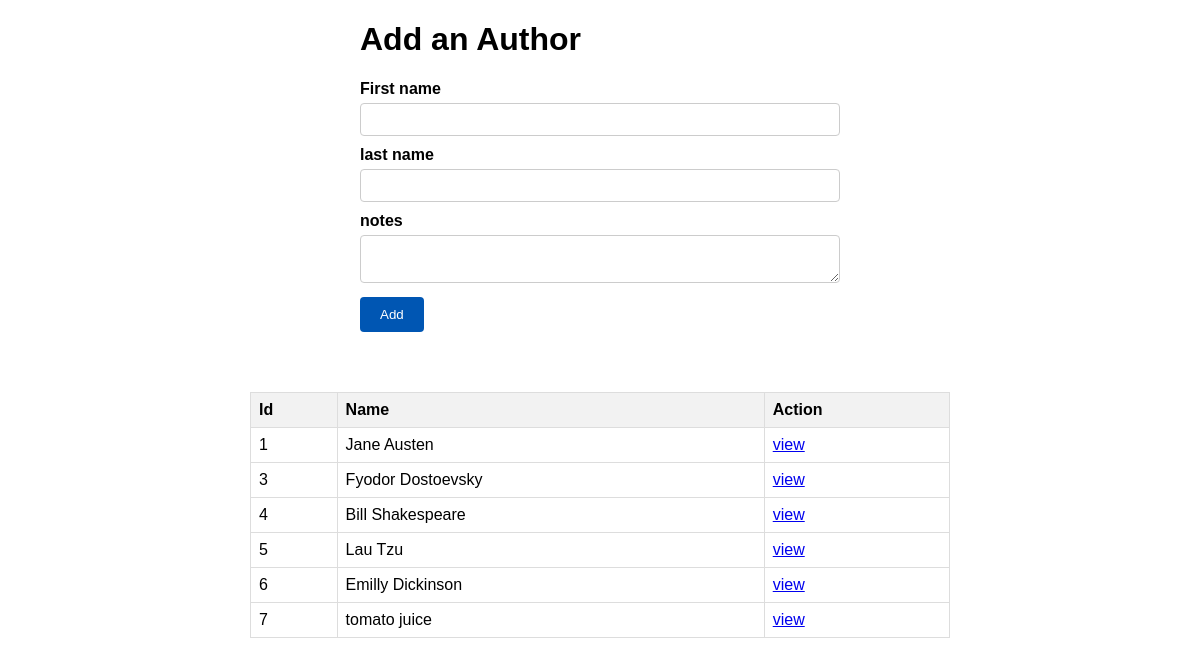
The app's page /authors with its own data.
### book_authors_app/models.py (models this page shows)
class Author(models.Model):
	first_name = models.CharField(max_length=255)
	last_name = models.CharField(max_length=255)
	books = models.ManyToManyField(Book, related_name="Authors")
	notes = models.TextField()
	created_at = models.DateTimeField(auto_now_add=True)
	updated_at = models.DateTimeField(auto_now=True)

### book_authors_app/views.py (the view)
# urls.py: path('authors', views.auth),
def auth(request):
    data = {
        "bk" : Book.objects.all(),
        "au" : Author.objects.all()
    }
    return render(request, "author.html",data)

### book_authors_app/templates/author.html (shortened to what this page needs)
<!DOCTYPE html>
<html lang="en">
<head>
</head>
<body>
    <vid class="cont">
        <div class="left">
            <h1>Add an Author</h1>
            <form action="/addauthor" method="post">
                <label>First name</label>
                <input type="text" name="fname">
                <label>last name</label>
                <input type="text" name="lname">
                <label>notes</label>
                <textarea name="notes" id=""></textarea>
                <button>Add</button>
            </form>
        </div>
        <div class="container">
            <table>
              <thead>
                <tr>
                  <th>Id</th>
                  <th>Name</th>
                  <th>Action</th>
                </tr>
              </thead>
              <tbody>
                {% for i in au%}
                <tr>
                  <td>{{i.id}}</td>
                  <td>{{i.first_name}} {{i.last_name}}</td>
                  <td><a href="authview/{{i.id}}">view</a></td>
                </tr>
                {% endfor %}
              </tbody>
            </table>
          </div>
    </vid>
</body>
</html>

### book_authors_app/templates/author.html (style rules this page uses)
body { font-family: Arial, sans-serif; margin: 0; padding: 0; }
.container { margin: 20px auto; max-width: 700px; padding: 20px; }
.left { max-width: 40%; margin-left: 30%; }
table { width: 100%; border-collapse: collapse; margin-top: 20px; }
tbody { overflow-x: auto; max-height: 100px; }
th, td { border: 1px solid #ddd; padding: 8px; text-align: left; }
th { background-color: #f2f2f2; }
form { margin-bottom: 20px; }
label { display: block; margin-bottom: 5px; font-weight: bold; }
input[type="text"], textarea { width: 100%; padding: 8px; margin-bottom: 10px; border: 1px solid #ccc; border-radius: 4px; box-sizing: border-box; }
button { background-color: #0056b3; color: white; padding: 10px 20px; border: none; border-radius: 4px; cursor: pointer; }

### records on screen
Author: id "1", first_name "Jane", last_name "Austen"
Author: id "3", first_name "Fyodor", last_name "Dostoevsky"
Author: id "4", first_name "Bill", last_name "Shakespeare"
Author: id "5", first_name "Lau", last_name "Tzu"
Author: id "6", first_name "Emilly", last_name "Dickinson"
Author: id "7", first_name "tomato", last_name "juice"
